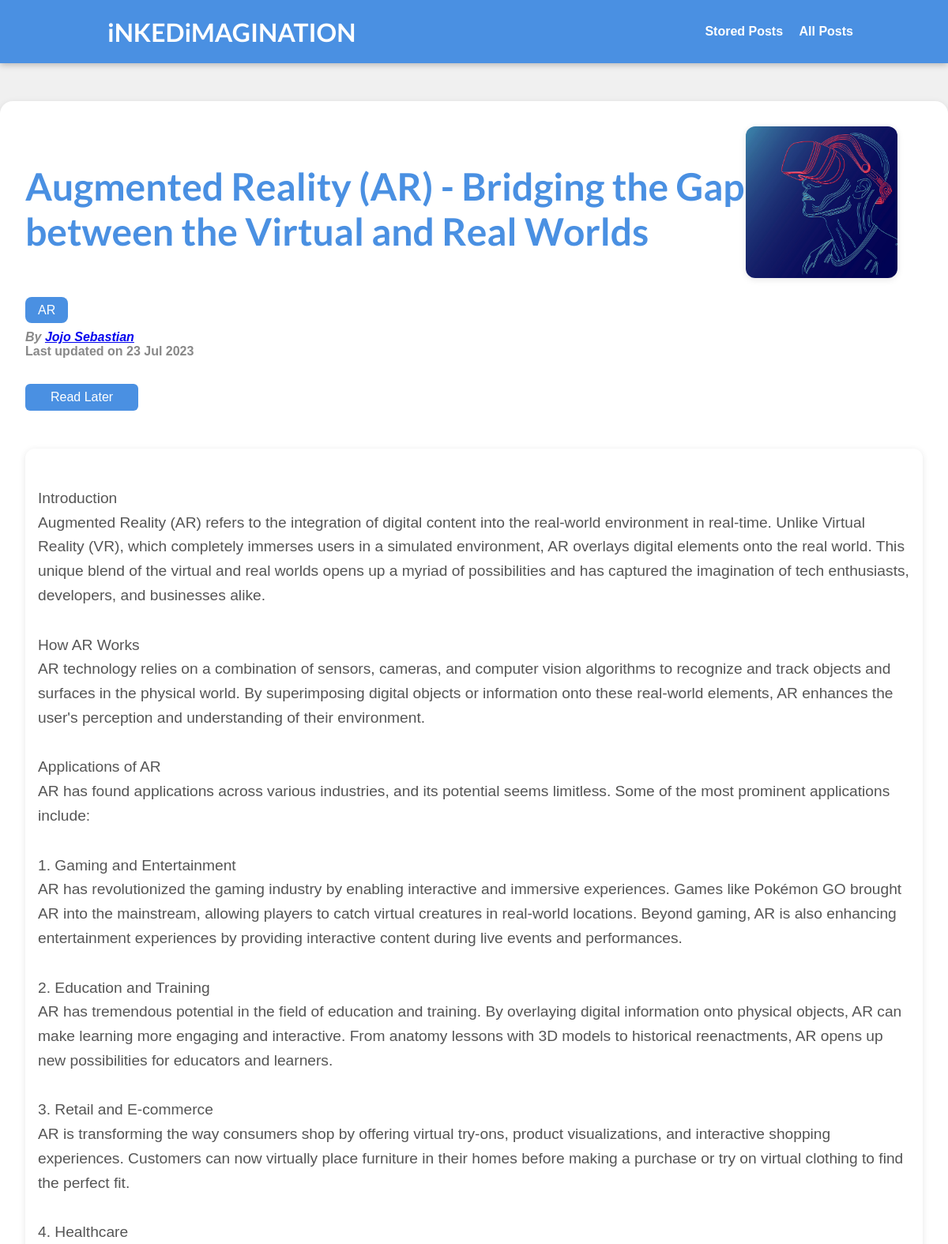
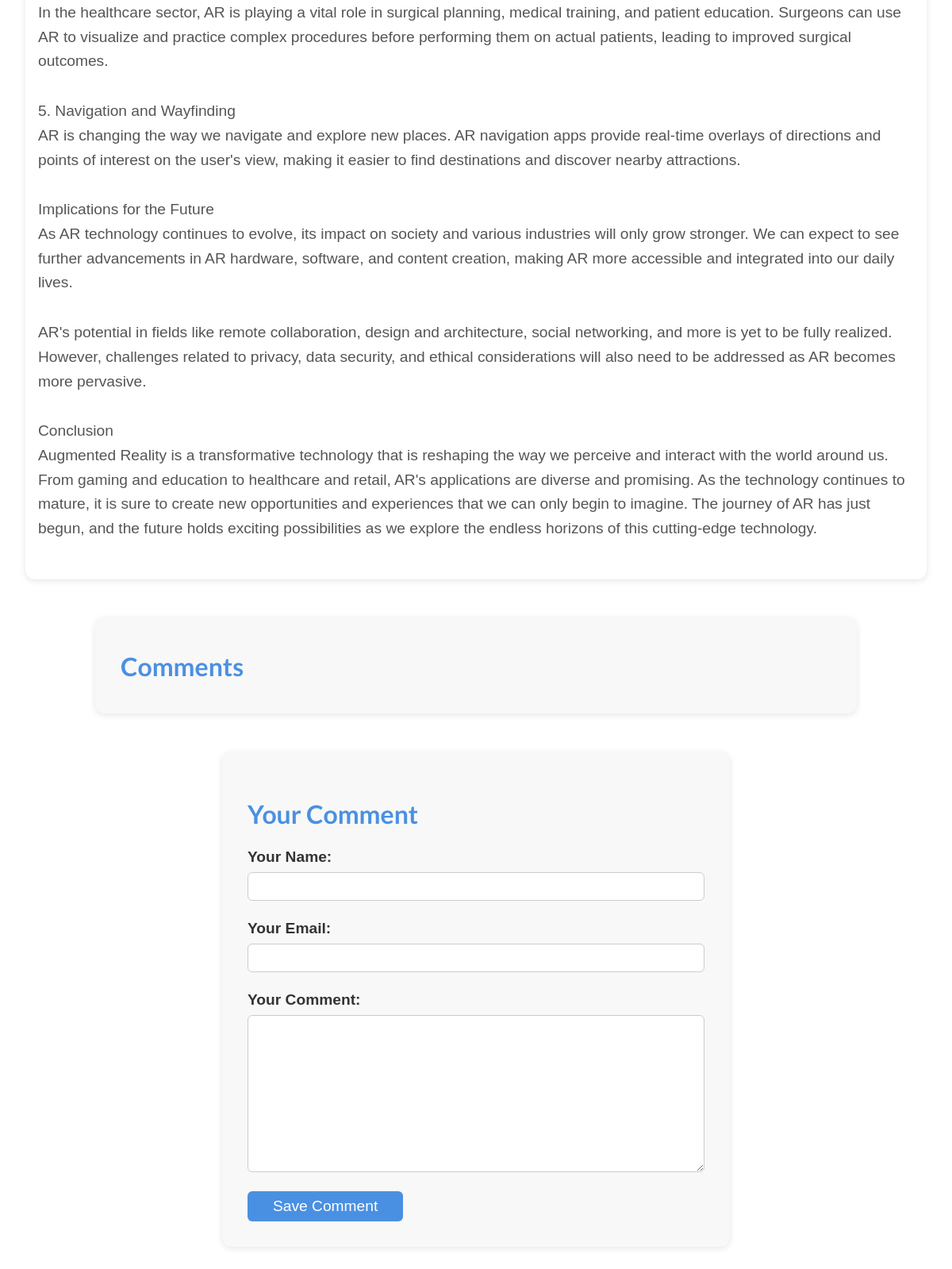
Page /posts/augmented-reality-blog-post on the committed database (2 pictures, top to bottom).
### blog/models.py (models this page shows, shortened)
class Post(models.Model):
    title = models.CharField(max_length=150)
    excerpt = models.CharField(max_length=200)
    image = models.ImageField(upload_to="posts", null=True)
    date = models.DateField(auto_now=True)
    slug = models.SlugField(unique=True, db_index=True)
    content = models.TextField(validators=[MinLengthValidator(10)])
    author = models.ForeignKey(
        Author, on_delete=models.SET_NULL, null=True, related_name="posts")
    tags = models.ManyToManyField(Tag)

class Tag(models.Model):
    caption = models.CharField(max_length=20)

class Author(models.Model):
    first_name = models.CharField(max_length=100)
    last_name = models.CharField(max_length=100)
    email_address = models.EmailField()
    def full_name(self):
        return f"{self.first_name} {self.last_name}"
    def __str__(self):
        return self.full_name()

### blog/views.py (the view, shortened to what this page needs)
# urls.py: path("posts/<slug:slug>", views.SinglePostView.as_view(),
class SinglePostView(View):
    def is_stored_post(self, request, post_id):
        stored_posts = request.session.get("stored_posts")
        if stored_posts is not None:
          is_saved_for_later = post_id in stored_posts
        else:
          is_saved_for_later = False
        return is_saved_for_later
    def get(self, request, slug):
        post = Post.objects.get(slug=slug)
        context = {
            "post": post,
            "post_tags": post.tags.all(),
            "comment_form": CommentForm(),
            "comments": post.comments.all().order_by("-id"),
            "saved_for_later": self.is_stored_post(request, post.id)
        }
        return render(request, "blog/post-detail.html", context)

### blog/forms.py
class CommentForm(forms.ModelForm):
    class Meta:
        model = Comment
        exclude = ["post"]
        labels = {
          "user_name": "Your Name",
          "user_email": "Your Email",
          "text": "Your Comment"
        }

### blog/templates/blog/post-detail.html (shortened to what this page needs)
{% extends "base.html" %}
{% load static %}
{% block css_files %}
  <link rel="stylesheet" href="{% static "blog/post-detail.css" %}" />
{% endblock %}
{% block content %}
  <div class="container">
    <div class="post-summary">
      <div class="post-header">
        <div class="title-container">
          <h1>{{ post.title }}</h1>
        </div>
        <div class="image-container">
          <img src="{{ post.image.url }}" alt="{{ post.title }}" class="post-image" />
        </div>
      </div>
      <div class="tags">
        {% for tag in post_tags %}
          <span class="tag">{{ tag.caption }}</span>
        {% endfor %}
      </div>
      <div class="post-info">
        <address>By <a href="mailto:{{ post.author.email_address }}">{{ post.author }}</a></address>
        <time>Last updated on {{ post.date|date:"d M Y" }}</time>
      </div>
      <div class="read-later">
        <form action="{% url "read-later" %}" method="POST">
          <button class="read-later-button {% if saved_for_later %}active{% endif %}">
            {% if saved_for_later %}
              Remove from "Read Later" List
            {% else %}
              Read Later
            {% endif %}
          </button>
        </form>
      </div>
    </div>
    <div class="post-content">
      {{ post.content|linebreaks }}
    </div>
    <div class="comments">
      <h2>Comments</h2>
    </div>
    <div class="comment-form">
      <h2>Your Comment</h2>
      <form action="{% url "post-detail-page" post.slug %}" method="POST" id="comment-form">
        {% for form_field in comment_form %}
          <div class="form-control {% if form_field.errors %}invalid{% endif %}">
            {{ form_field.label_tag }}
            {{ form_field }}
          </div>
        {% endfor %}
        <button class="save-comment-button">Save Comment</button>
      </form>
    </div>
  </div>
{% endblock %}

### static/app.css (style rules this page uses)
* { box-sizing: border-box; }
html { font-family: 'Open Sans', 'Lato', sans-serif; }
body { margin: 0; }
h1, h2, h3 { font-family: 'Lato', sans-serif; font-weight: bold; }

### blog/static/blog/post-detail.css (style rules this page uses)
body { background-color: #f0f0f0; font-family: Arial, sans-serif; color: #333; }
.container { max-width: 90rem; margin: 8rem auto 3rem auto; padding: 2rem; border-radius: 16px; background-color: #fff; box-shadow: 0 2px 8px rgba(0, 0, 0, 0.1); }
.post-summary .post-header { display: flex; align-items: center; margin-bottom: 2rem; }
.post-summary .image-container { width: 12rem; height: 12rem; overflow: hidden; border-radius: 12px; margin-right: 2rem; box-shadow: 0 2px 8px rgba(0, 0, 0, 0.1); }
.post-summary .post-image { width: 100%; height: 100%; object-fit: cover; }
.post-summary .title-container { flex: 1; }
.post-summary h1 { font-size: 3rem; color: #4a90e2; margin-bottom: 1rem; }
.post-summary .tags { margin-bottom: 1rem; }
.post-summary .tag { background-color: #4a90e2; color: #fff; padding: 0.5rem 1rem; border-radius: 8px; margin-right: 0.5rem; }
.post-info { color: #888; margin-bottom: 1rem; }
.post-info address { font-weight: bold; }
.post-info time { font-weight: bold; }
.read-later { margin: 2rem 0; }
.read-later button { font: inherit; background-color: #4a90e2; color: white; border: none; padding: 0.5rem 2rem; font-size: 1rem; border-radius: 6px; cursor: pointer; transition: background-color 0.3s ease-in-out; }
.post-content { margin: 3rem auto; max-width: 90rem; background-color: #fff; padding: 1rem; border-radius: 12px; box-shadow: 0 2px 8px rgba(0, 0, 0, 0.1); }
.post-content p { font-size: 1.2rem; color: #555; margin-bottom: 2rem; line-height: 1.6; }
.comments { margin: 3rem auto; max-width: 60rem; border-radius: 12px; background-color: #f8f8f8; box-shadow: 0 2px 8px rgba(0, 0, 0, 0.1); padding: 1rem 2rem; animation: slideInUp 1s ease-in-out; }
.comments h2 { color: #4a90e2; font-size: 2rem; margin-bottom: 1.5rem; }
.comment-form { margin: 3rem auto; max-width: 40rem; border-radius: 12px; background-color: #f8f8f8; box-shadow: 0 2px 8px rgba(0, 0, 0, 0.1); padding: 2rem; animation: slideInUp 1s ease-in-out; }
.comment-form h2 { color: #4a90e2; font-size: 2rem; margin-bottom: 1.5rem; }
.comment-form .form-control { margin-bottom: 1.5rem; }
.comment-form label { font-weight: bold; display: block; font-size: 1.2rem; color: #333; }
.comment-form input, .comment-form textarea { display: block; width: 100%; font-size: 1.2rem; padding: 0.75rem; border-radius: 6px; border: 1px solid #ccc; color: #333; }
.comment-form textarea { resize: vertical; }
.comment-form button { font: inherit; background-color: #4a90e2; color: white; border: none; padding: 0.5rem 2rem; font-size: 1.2rem; border-radius: 6px; cursor: pointer; transition: background-color 0.3s ease-in-out; }
.form-control { margin-bottom: 1rem; }
.form-control label { font-weight: bold; margin-bottom: 0.5rem; display: block; }
.form-control input, .form-control textarea { display: block; width: 100%; font: inherit; padding: 0.5rem; border-radius: 6px; border: 1px solid #ccc; }

### rows in the picture
Post: title "Augmented Reality (AR) - Bridging the Gap between the Virtual and Real Worlds", image (picture), author "Jojo Sebastian", date "23 Jul 2023", content "Introduction Augmented Reality (AR) refers to the integration of digital content into the real-world environment in real-time. Unlike Virtual Reality (VR), which completely immerses users in a simulated environment, AR overlays digital elements onto the real world. This unique blend of the virtual and real worlds opens up a myriad of possibilities and has captured the imagination of tech enthusiasts, developers, and businesses alike. How AR Works AR technology relies on a combination of sensors, cameras, and computer vision algorithms to recognize and track objects and surfaces in the physical world. By superimposing digital objects or information onto these real-world elements, AR enhances…"
Tag: caption "AR"
